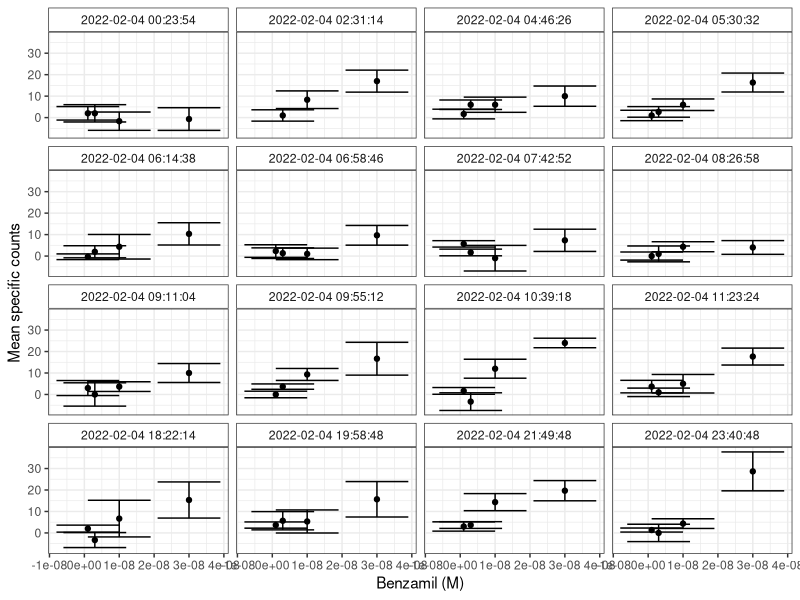
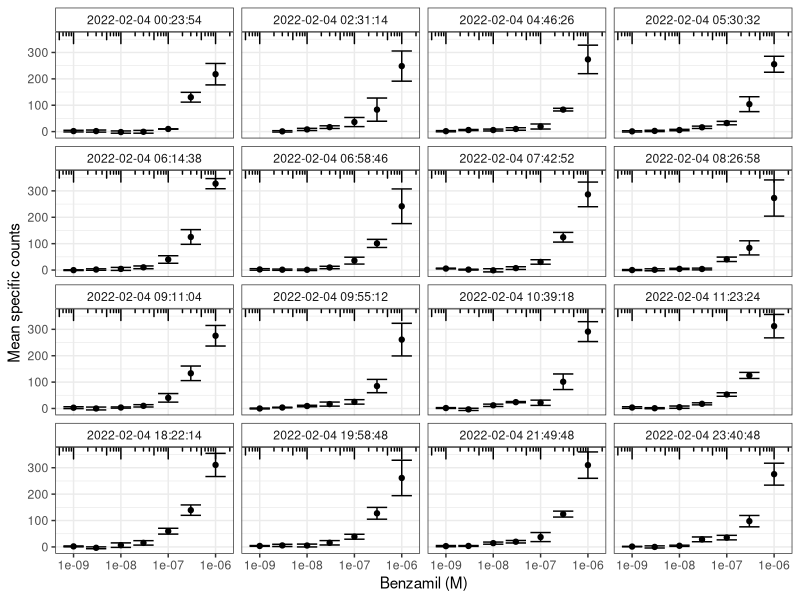
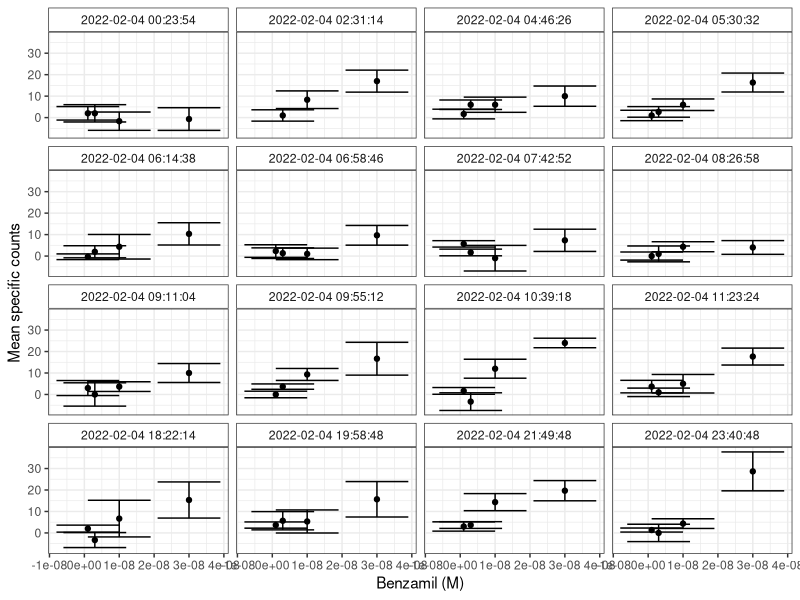
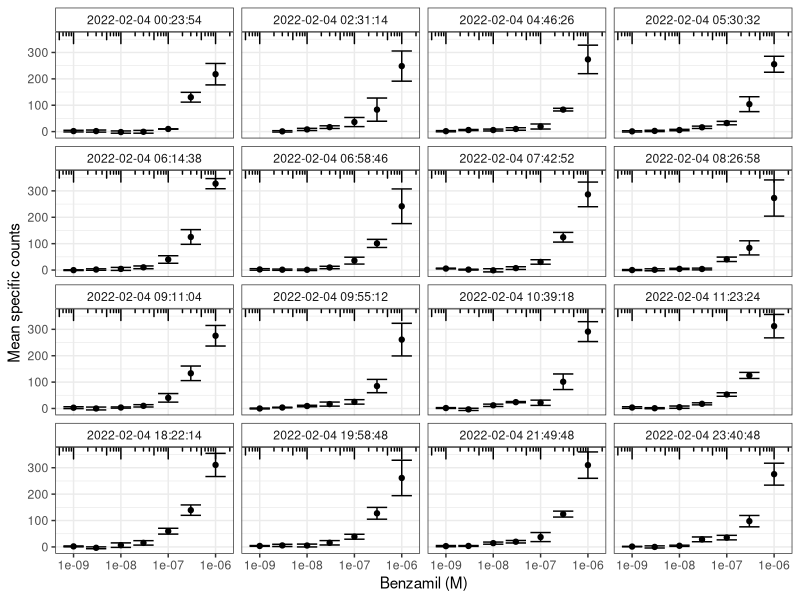

Write R code to recreate these figures, in order.
library(tidyverse)

data <- read_csv('./Exp158_processed-data.csv')

data %>% 
  filter(Type == 'Specific' & Benz < 1e-7 & mean > -5) %>% 
  mutate(Time = as.character(Time)) %>% 
  ggplot(aes(x = Benz, y = mean)) +
  theme_bw() +
  theme(strip.background = element_rect(fill = 'white')) +
  geom_errorbar(aes(ymin = lower, ymax = upper)) +
  geom_point() +
  facet_wrap(vars(Time), ncol = 4) +
  labs(
    y = 'Mean specific counts',
    x = 'Benzamil (M)'
  )
ggsave('158_all-timepoints_low-conc.png', width = 6, height = 6)

data %>% 
  filter(Type == 'Specific' & mean > -5) %>% 
  mutate(Time = as.character(Time)) %>% 
  ggplot(aes(x = Benz, y = mean)) +
  theme_bw() +
  theme(strip.background = element_rect(fill = 'white'), panel.grid.minor.x = element_blank()) +
  annotation_logticks(sides = 't') +
  geom_errorbar(aes(ymin = lower, ymax = upper)) +
  geom_point() +
  scale_x_log10() +
  facet_wrap(vars(Time), ncol = 4) +
  labs(
    y = 'Mean specific counts',
    x = 'Benzamil (M)'
  )
ggsave('158_all-timepoints.png', width = 6, height = 6)    

